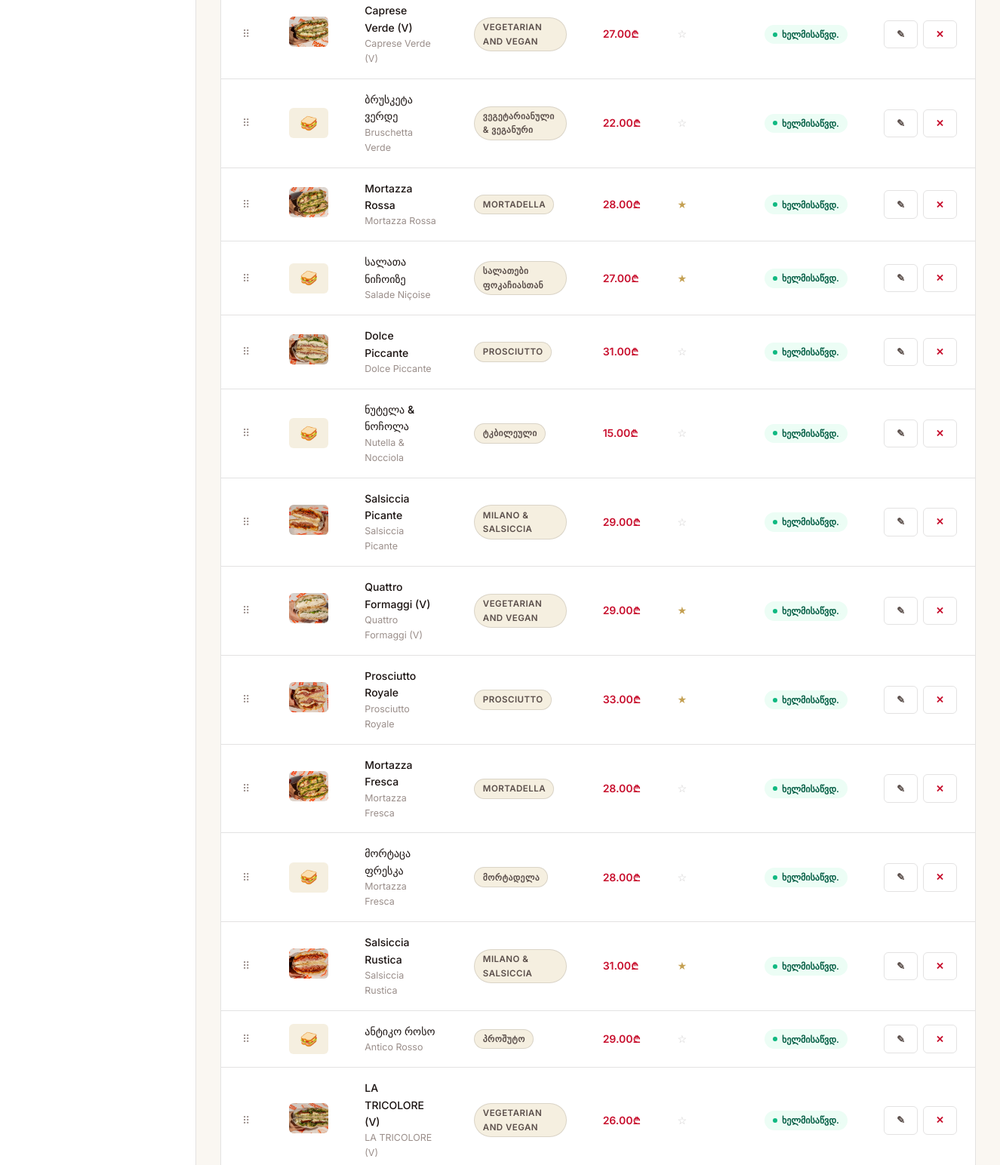
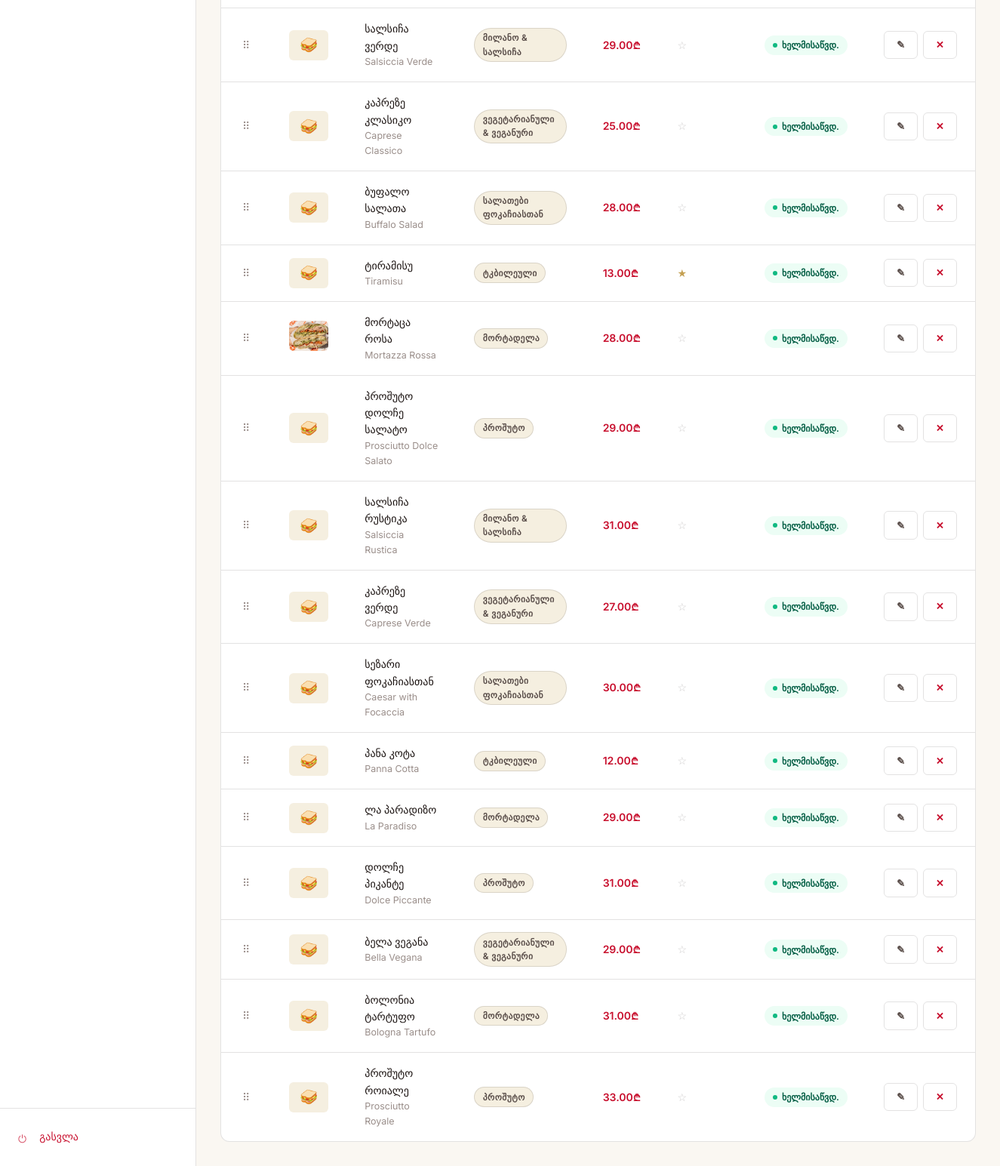
Before: /dashboard/menu/items/ (signed in, lower part) with the older database file (2 pictures, top to bottom).
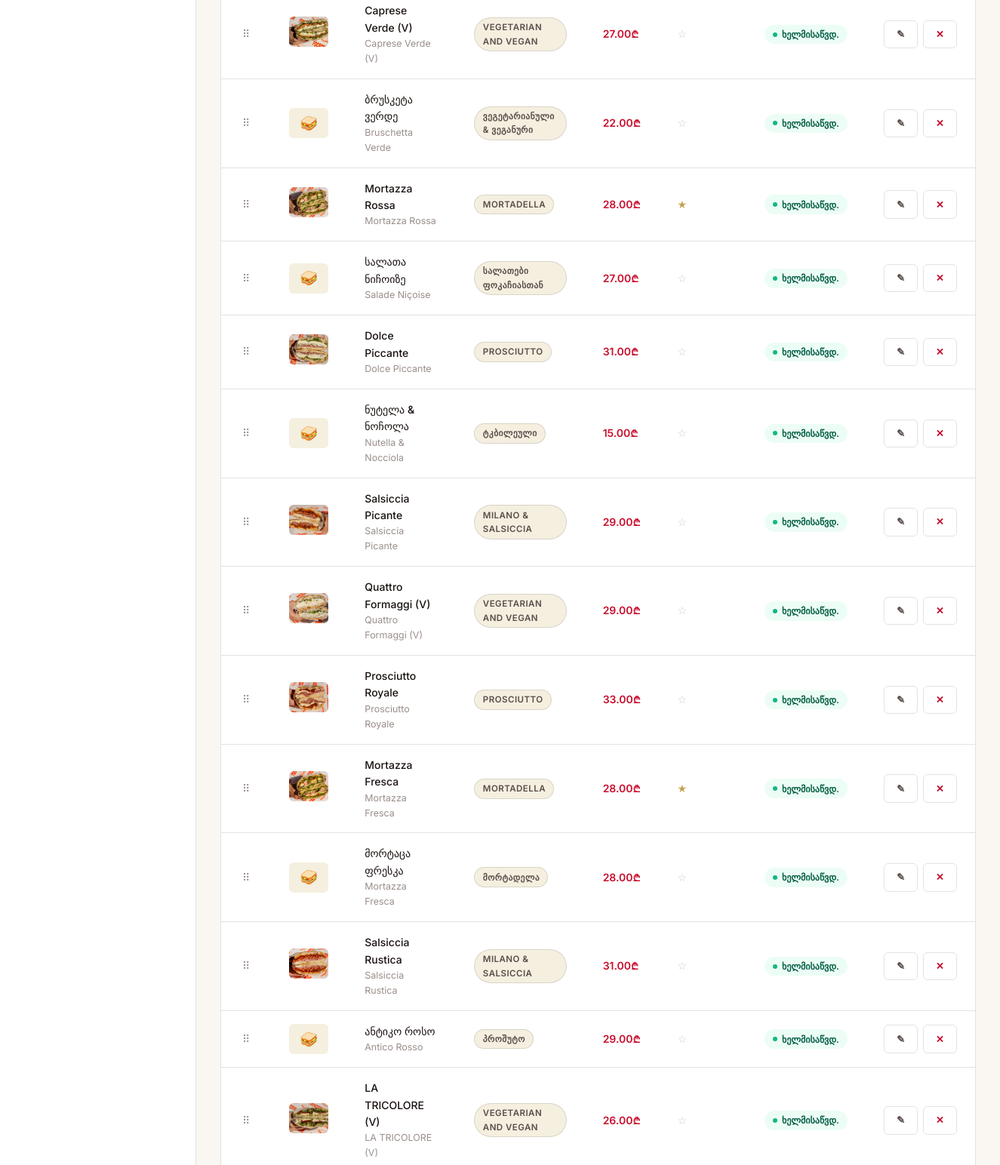
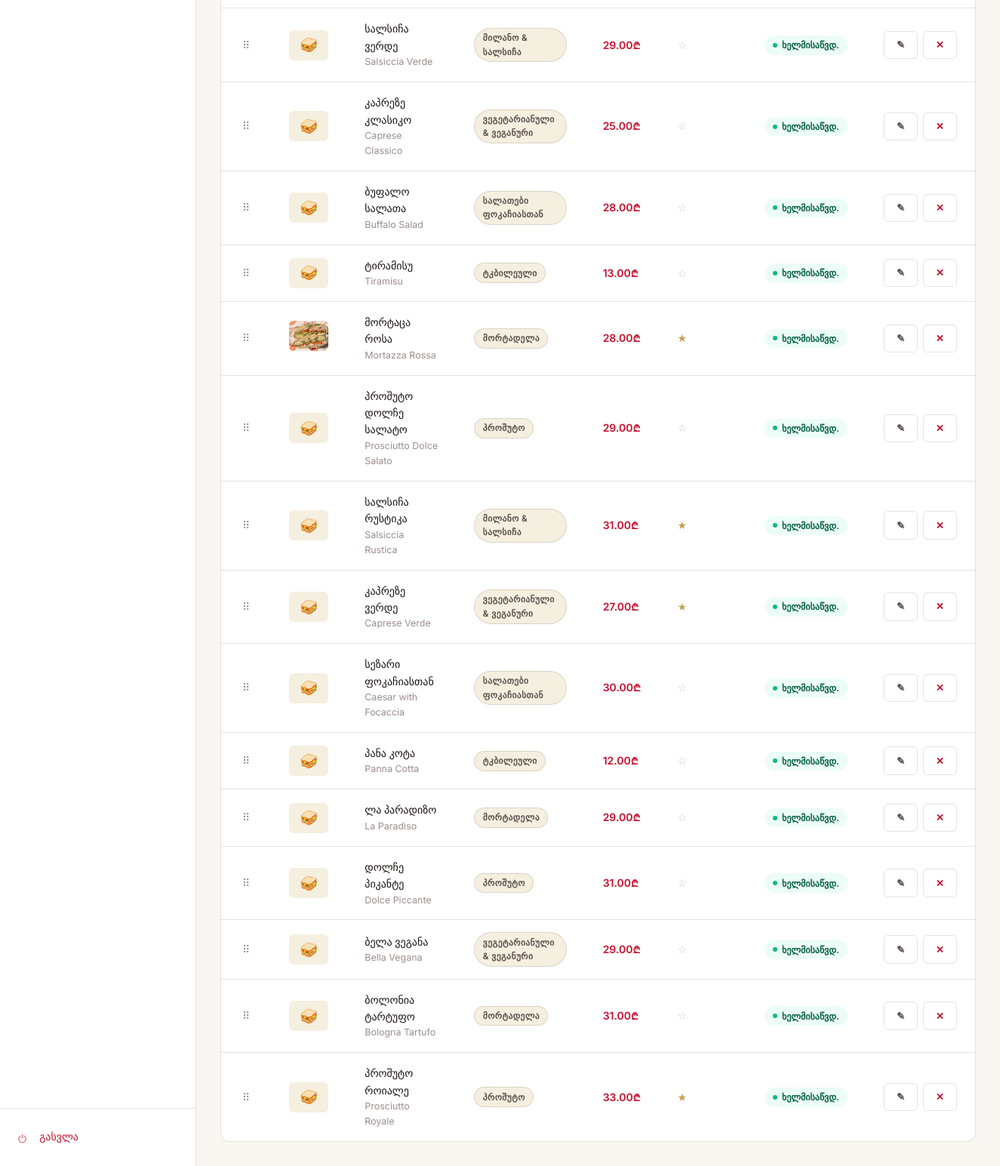
After: the same page with the newer database file (2 pictures, top to bottom).
### menu/models.py (models this page shows, shortened)
class MenuItem(models.Model):
    UNIT_CHOICES = [
        ('', 'ერთეული'),
        ('100g', '100 გრ'),
        ('portion', 'პორცია'),
    ]
    category = models.ForeignKey(MenuCategory, on_delete=models.CASCADE, related_name='items')
    name_ka = models.CharField(max_length=200)
    name_en = models.CharField(max_length=200)
    description_ka = models.TextField(blank=True)
    description_en = models.TextField(blank=True)
    price = models.DecimalField(max_digits=8, decimal_places=2)
    price_unit = models.CharField(max_length=20, choices=UNIT_CHOICES, blank=True)
    image = models.ImageField(upload_to='menu/', blank=True, null=True)
    order = models.PositiveIntegerField(default=0)
    is_available = models.BooleanField(default=True)
    is_featured = models.BooleanField(default=False)
    tags = models.CharField(max_length=200, blank=True, help_text='Comma-separated tags: vegan, vegetarian, spicy, new')
    badge_ka = models.CharField(max_length=50, blank=True, help_text='e.g. ახალი, ყველაზე პოპ.')
    badge_en = models.CharField(max_length=50, blank=True, help_text='e.g. New, Most Popular')
    class Meta:
        ordering = ['order']

class MenuCategory(models.Model):
    PAGE_CHOICES = [
        ('menu', 'Menu'),
        ('salumeria', 'Salumeria'),
    ]
    name_ka = models.CharField(max_length=100)
    name_en = models.CharField(max_length=100)
    slug = models.SlugField(unique=True)
    description_ka = models.TextField(blank=True)
    description_en = models.TextField(blank=True)
    page = models.CharField(max_length=20, choices=PAGE_CHOICES, default='menu')
    order = models.PositiveIntegerField(default=0)
    is_active = models.BooleanField(default=True)
    class Meta:
        ordering = ['order']
        verbose_name_plural = 'Menu Categories'

### dashboard/views.py (the view)
# urls.py: path('menu/items/', views.menu_items, name='menu_items'),
@login_required
def menu_items(request, category_pk=None):
    categories = MenuCategory.objects.all()
    if category_pk:
        category = get_object_or_404(MenuCategory, pk=category_pk)
        items = MenuItem.objects.filter(category=category)
    else:
        category = None
        items = MenuItem.objects.select_related('category').all()
    return render(request, 'dashboard/menu_items.html', {
        'items': items,
        'categories': categories,
        'active_category': category,
    })

### core/models.py (called while the page is built)
    @classmethod
    def get_settings(cls):
        obj, _ = cls.objects.get_or_create(pk=1)
        return obj

    @classmethod
    def get_settings(cls):
        obj, _ = cls.objects.get_or_create(pk=1)
        return obj

### templates/dashboard/menu_items.html (shortened to what this page needs)
{% extends 'dashboard/base.html' %}
{% block content %}
{% if items %}
<div class="table-card">
  <table class="data-table">
    <tbody data-sortable data-reorder-url="{% url 'item_reorder' %}">
      {% for item in items %}
      <tr data-id="{{ item.pk }}">
        <td><span class="drag-handle">⠿</span></td>
        <td>
          {% if item.image %}
          <img src="{{ item.image.url }}" style="width:52px;height:40px;object-fit:cover;border-radius:var(--radius-sm);">
          {% else %}
          <div style="width:52px;height:40px;background:var(--bg-surface);border-radius:var(--radius-sm);display:flex;align-items:center;justify-content:center;font-size:1.2rem;">🥪</div>
          {% endif %}
        </td>
        <td>
          <div style="font-weight:500;">{{ item.name_ka }}</div>
          <div style="font-size:.78rem;color:var(--text-muted);">{{ item.name_en }}</div>
        </td>
        <td>
          <span class="badge badge-ghost" style="font-size:.72rem;">{{ item.category.name_ka }}</span>
        </td>
        <td style="font-weight:600;color:var(--accent);">{{ item.price }}₾</td>
        <td>
          {% if item.is_featured %}
          <span style="color:var(--oro);">★</span>
          {% else %}
          <span style="color:var(--border-strong);">☆</span>
          {% endif %}
        </td>
        <td>
          {% if item.is_available %}
          <span class="status-pill status-active">ხელმისაწვდ.</span>
          {% else %}
          <span class="status-pill status-inactive">მიუწვდ.</span>
          {% endif %}
        </td>
        <td>
          <div class="td-actions">
            <a href="{% url 'item_edit' item.pk %}" class="btn btn-ghost btn-sm">✎</a>
            <a href="{% url 'item_delete' item.pk %}" class="btn btn-ghost btn-sm" style="color:var(--accent);"
               data-confirm="პროდუქტის წაშლა?">✕</a>
          </div>
        </td>
      </tr>
      {% endfor %}
    </tbody>
  </table>
</div>
{% endif %}
{% endblock %}

### templates/dashboard/base.html (shortened to what this page needs)
<!DOCTYPE html>
<html lang="ka" data-theme="light">
<head>
  {% load static %}
  <link rel="stylesheet" href="{% static 'css/brand.css' %}">
  <link rel="stylesheet" href="{% static 'css/dashboard.css' %}">
</head>
<body>
{% load static %}
<div class="db-layout">
  <aside class="db-sidebar">
    <nav class="sidebar-nav">
    </nav>
    <div class="sidebar-footer">
      <a href="{% url 'dashboard_logout' %}" class="nav-link" style="color:var(--accent);">
        <span class="icon">⏻</span> გასვლა
      </a>
    </div>
  </aside>
  <div class="db-main">
    <main class="db-content">
      {% block content %}{% endblock %}
    </main>
  </div>
</div>
</body>
</html>

### static/css/brand.css (style rules this page uses)
:root { --rosso: #C8102E; --rosso-dark: #A00C23; --rosso-light: #E8203E; --rosso-pale: #fceaed; --nero: #1A1210; --nero-soft: #2A2220; --charcoal: #3A3230; --crema: #F5EFE0; --crema-dark: #EDE4D0; --crema-light: #FAF7F2; --oro: #C4A052; --oro-dark: #A8843A; --oro-light: #D4B870; --white: #FFFFFF; --off-white: #FDF9F4; --font-serif: 'Playfair Display', 'Georgia', serif; --font-sans: 'Inter', 'Segoe UI', system-ui, sans-serif; --radius-sm: 6px; --radius-md: 12px; --radius-lg: 20px; --radius-xl: 32px; --shadow-sm: 0 1px 3px rgba(0,0,0,.08), 0 1px 2px rgba(0,0,0,.06); --shadow-md: 0 4px 16px rgba(0,0,0,.10), 0 2px 6px rgba(0,0,0,.07); --shadow-lg: 0 12px 40px rgba(0,0,0,.14), 0 4px 12px rgba(0,0,0,.08); --shadow-rosso: 0 4px 20px rgba(200,16,46,.30); --ease: cubic-bezier(.4,0,.2,1); --transition: .2s var(--ease); }
[data-theme="light"], :root { --bg: var(--crema-light); --bg-card: var(--white); --bg-surface: var(--crema); --bg-hover: var(--crema-dark); --border: rgba(26,18,16,.12); --border-strong: rgba(26,18,16,.22); --text-primary: var(--nero); --text-secondary: #5A4E4A; --text-muted: #9A8E8A; --text-inverse: var(--white); --accent: var(--rosso); --accent-hover: var(--rosso-dark); --accent-pale: var(--rosso-pale); }
*, *::before, *::after { box-sizing: border-box; margin: 0; padding: 0; }
html { font-size: 16px; scroll-behavior: smooth; -webkit-font-smoothing: antialiased; }
body { font-family: var(--font-sans); background: var(--bg); color: var(--text-primary); line-height: 1.6; transition: background var(--transition), color var(--transition); }
a { color: var(--accent); text-decoration: none; transition: color var(--transition); }
.badge { display: inline-block; padding: .2rem .65rem; border-radius: 50px; font-size: .72rem; font-weight: 600; letter-spacing: .04em; text-transform: uppercase; }
.badge-ghost { background: var(--bg-surface); color: var(--text-secondary); border: 1px solid var(--border); }
.btn { display: inline-flex; align-items: center; gap: .5rem; padding: .7rem 1.6rem; border-radius: var(--radius-sm); font-family: var(--font-sans); font-size: .9rem; font-weight: 600; letter-spacing: .02em; cursor: pointer; border: none; transition: all var(--transition); white-space: nowrap; }
.btn-ghost { background: transparent; color: var(--text-secondary); border: 1.5px solid var(--border); }
.btn-sm { padding: .45rem 1rem; font-size: .82rem; }

### static/css/dashboard.css (style rules this page uses)
.db-layout { display: flex; min-height: 100vh; }
.db-sidebar { width: 260px; flex-shrink: 0; background: var(--bg-card); border-right: 1px solid var(--border); display: flex; flex-direction: column; position: fixed; top: 0; bottom: 0; left: 0; z-index: 50; transition: transform var(--transition); overflow-y: auto; }
.sidebar-nav { flex: 1; padding: 1rem 0; }
.nav-link { display: flex; align-items: center; gap: .7rem; padding: .6rem .75rem; border-radius: var(--radius-sm); font-size: .875rem; font-weight: 500; color: var(--text-secondary); transition: all var(--transition); margin-bottom: 2px; }
.nav-link svg, .nav-link .icon { width: 17px; height: 17px; flex-shrink: 0; opacity: .7; }
.sidebar-footer { padding: 1rem .75rem; border-top: 1px solid var(--border); }
.db-main { flex: 1; margin-left: 260px; display: flex; flex-direction: column; min-height: 100vh; }
.db-content { flex: 1; padding: 2rem; }
.table-card { background: var(--bg-card); border: 1px solid var(--border); border-radius: var(--radius-md); overflow: hidden; }
.data-table { width: 100%; border-collapse: collapse; }
.data-table td { padding: 1rem 1.5rem; border-bottom: 1px solid var(--border); font-size: .875rem; color: var(--text-primary); vertical-align: middle; }
.data-table tr:last-child td { border-bottom: none; }
.data-table .td-actions { display: flex; gap: .4rem; align-items: center; }
.drag-handle { cursor: grab; color: var(--text-muted); padding: .25rem; display: inline-flex; align-items: center; }
.status-pill { display: inline-flex; align-items: center; gap: .35rem; padding: .2rem .7rem; border-radius: 50px; font-size: .75rem; font-weight: 600; }
.status-pill::before { content: ''; width: 6px; height: 6px; border-radius: 50%; }
.status-active { background: #ecfdf5; color: #065f46; }
.status-active::before { background: #10b981; }

Changed rows visible on the page:
changed MenuItem "სალათა ნიჩოიზე": is_featured "★" → "☆"
changed MenuItem "Quattro Formaggi (V)": is_featured "★" → "☆"
changed MenuItem (number 9 of 29 on the later page): is_featured "★" → "☆"
changed MenuItem (number 10 of 29 on the later page): is_featured "☆" → "★"
changed MenuItem (number 12 of 29 on the later page): is_featured "★" → "☆"
changed MenuItem "ტირამისუ": is_featured "★" → "☆"
changed MenuItem "მორტაცა როსა": is_featured "☆" → "★"
changed MenuItem "სალსიჩა რუსტიკა": is_featured "☆" → "★"
changed MenuItem "კაპრეზე ვერდე": is_featured "☆" → "★"
changed MenuItem "პროშუტო როიალე": is_featured "☆" → "★"
